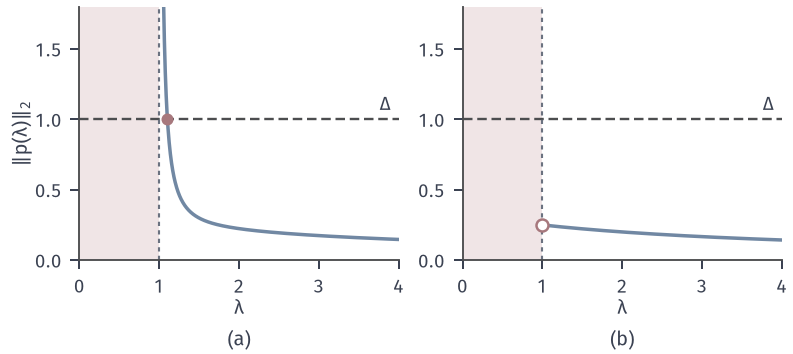

Source code (Python):
from pathlib import Path
import sys
sys.path.insert(0, str(Path(__file__).resolve().parents[1]/"tr-common"))
from tr_core import *
HERE = Path(__file__).resolve().parent
# B=diag(-1,3)，Delta=1：g1=0.1 与 g1=0 的 ||p(lambda)||。
fig, axs = figure(width_mm=112, height_mm=50, ncols=2)
for ax, g1 in zip(axs, (.1, 0.)):
    L = np.linspace(1.005, 4, 800); N = np.hypot(g1/(L-1), 1/(L+3))
    ax.axvspan(0, 1, facecolor=RED_FILL, edgecolor='none', zorder=0)
    ax.plot(L, N, color=BLUE, lw=1.4); ax.axhline(1, color=EDGE, lw=.95, ls=(0, (4, 2)))
    ax.axvline(1, color=MUTED, lw=.85, ls=(0, (2, 2))); ax.set_xlim(0, 4); ax.set_ylim(0, 1.8); ax.set_xlabel('$\\lambda$', labelpad=1)
    ax.text(3.9, 1.04, '$\\Delta$', ha='right', va='bottom', fontsize=7.5)
axs[0].set_ylabel(r'$\Vert p(\lambda)\Vert_2$', labelpad=1)
l = exact(np.array([.1, 1.]), O_B, 1.)[1]; axs[0].plot([l], [1], 'o', color=RED, ms=4.8, mew=0, zorder=6)
axs[1].plot([1], [.25], 'o', mfc='white', mec=RED, ms=4.8, mew=1, zorder=6)
panels(fig, .1, .985, .98, .265, .2); tags(fig, axs)
save(fig, HERE, 'figure', {'B': 'diag(-1,3)', 'g': '(0.1,1) and (0,1)', 'radius': 1, 'lambda_a': l})
